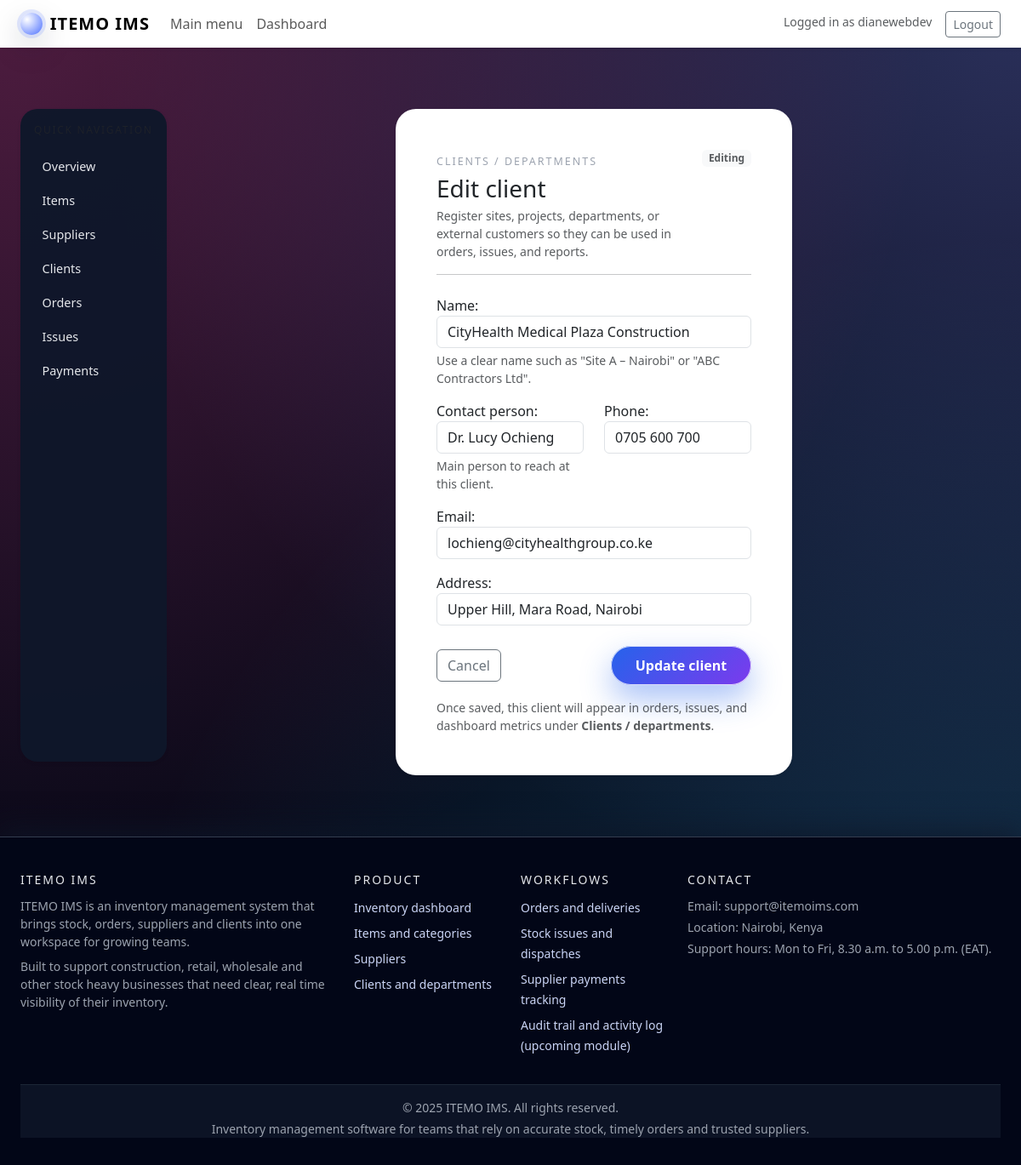
Page /store/clients/8/edit/ (signed in) on the committed database.
### store/models.py (models this page shows, shortened)
class Client(models.Model):
    name = models.CharField(max_length=255)
    contact_person = models.CharField(max_length=255, blank=True, null=True)
    phone = models.CharField(max_length=50, blank=True, null=True)
    email = models.EmailField(blank=True, null=True)
    address = models.CharField(max_length=255, blank=True, null=True)
    created_at = models.DateTimeField(auto_now_add=True, null=True, blank=True)
    class Meta:
        ordering = ["name"]

### store/views.py (the view)
# urls.py: path("clients/<int:pk>/edit/", views.client_update, name="client_update"),
@login_required
def client_update(request, pk):
    client = get_object_or_404(Client, pk=pk)
    if request.method == "POST":
        form = ClientForm(request.POST, instance=client)
        if form.is_valid():
            form.save()
            messages.success(request, "Client updated successfully.")
            return redirect("store:client_list")
    else:
        form = ClientForm(instance=client)
    return render(
        request,
        "store/client_form.html",
        {"form": form, "mode": "edit", "client": client},
    )

### templates/store/client_form.html (shortened to what this page needs)
{% extends "base.html" %}
{% block content %}
<div class="dashboard-shell">
    <div class="row justify-content-center">
        <div class="col-lg-7 col-xl-6">
            <div class="card shadow-sm border-0 auth-card">
                <div class="card-body p-4 p-lg-5">
                    <div class="d-flex justify-content-between align-items-start mb-3">
                        <div>
                            <span class="dashboard-kicker">Clients / departments</span>
                            <h3 class="mb-1">
                                {% if mode == "create" %}
                                    Add client
                                {% else %}
                                    Edit client
                                {% endif %}
                            </h3>
                            <p class="text-muted small mb-0">
                                Register sites, projects, departments, or external customers
                                so they can be used in orders, issues, and reports.
                            </p>
                        </div>
                        <span class="badge bg-light text-muted">
                            {% if mode == "create" %}New record{% else %}Editing{% endif %}
                        </span>
                    </div>
                    <hr class="mb-4">
                    <form method="post" novalidate>
                        <div class="mb-3">
                            {{ form.name.label_tag }}
                            {{ form.name }}
                            <div class="form-text">
                                Use a clear name such as "Site A – Nairobi" or "ABC Contractors Ltd".
                            </div>
                        </div>
                        <div class="row">
                            <div class="col-md-6">
                                <div class="mb-3">
                                    {{ form.contact_person.label_tag }}
                                    {{ form.contact_person }}
                                    <div class="form-text">
                                        Main person to reach at this client.
                                    </div>
                                </div>
                            </div>
                            <div class="col-md-6">
                                <div class="mb-3">
                                    {{ form.phone.label_tag }}
                                    {{ form.phone }}
                                </div>
                            </div>
                        </div>
                        <div class="mb-3">
                            {{ form.email.label_tag }}
                            {{ form.email }}
                        </div>
                        <div class="mb-4">
                            {{ form.address.label_tag }}
                            {{ form.address }}
                        </div>
                        <div class="d-flex justify-content-between align-items-center">
                            <a href="{% url 'store:client_list' %}" class="btn btn-outline-secondary">
                                Cancel
                            </a>
                            <button type="submit" class="btn btn-brand-primary">
                                {% if mode == "create" %}Save client{% else %}Update client{% endif %}
                            </button>
                        </div>
                    </form>
                    <p class="small text-muted mt-3 mb-0">
                        Once saved, this client will appear in orders, issues, and dashboard metrics
                        under <strong>Clients / departments</strong>.
                    </p>
                </div>
            </div>
        </div>
    </div>
</div>
{% endblock %}

### templates/base.html (shortened to what this page needs)
<!DOCTYPE html>
<html lang="en">
<head>
    {% load static %}
    <link rel="stylesheet" href="{% static 'style/css/bootstrap-5.3.8-dist/css/bootstrap.min.css' %}">
    <link rel="stylesheet" href="{% static 'style/css/main.css' %}">
</head>
<body>
<nav class="navbar navbar-expand-lg navbar-light bg-white shadow-sm sticky-top">
    <div class="container-fluid px-4">
        <a class="navbar-brand brand-text" href="{% url 'landing' %}">
            <span class="brand-logo-circle"></span>
            ITEMO IMS
        </a>
        <div class="collapse navbar-collapse" id="mainNavbar">
            <ul class="navbar-nav me-auto mb-2 mb-lg-0">
                {% if not user.is_authenticated %}
                    <li class="nav-item">
                        <a class="nav-link" href="{% url 'landing' %}">Home</a>
                    </li>
                    <li class="nav-item">
                        <a class="nav-link" href="{% url 'about' %}">About</a>
                    </li>
                    <li class="nav-item">
                        <a class="nav-link" href="{% url 'faq' %}">FAQ</a>
                    </li>
                    <li class="nav-item">
                        <a class="nav-link" href="{% url 'contact' %}">Contact</a>
                    </li>
                {% else %}
                    <li class="nav-item">
                        <a class="nav-link" href="{% url 'store:main_menu' %}">Main menu</a>
                    </li>
                    <li class="nav-item">
                        <a class="nav-link" href="{% url 'store:dashboard' %}">Dashboard</a>
                    </li>
                {% endif %}
            </ul>
            <ul class="navbar-nav ms-auto mb-2 mb-lg-0">
                {% if user.is_authenticated %}
                    <li class="nav-item">
                        <span class="navbar-text me-3 small text-muted">
                            Logged in as {{ user.username }}
                        </span>
                    </li>
                    <li class="nav-item">
                        <a class="btn btn-outline-secondary btn-sm" href="{% url 'users:logout' %}">
                            Logout
                        </a>
                    </li>
                {% endif %}
            </ul>
        </div>
    </div>
</nav>
<main class="page-wrapper">
    <div class="container-fluid px-4 py-4">
        <div class="row">
            {% block sidebar %}
                {% if user.is_authenticated %}
                    <aside class="col-12 col-md-3 col-lg-2 mb-3 sidebar">
                        <div class="card border-0 shadow-sm h-100">
                            <div class="card-body p-3">
                                <div class="sidebar-header mb-3">
                                    <div class="small text-muted">Quick navigation</div>
                                </div>
                                <nav class="nav flex-column sidebar-nav">
                                    <a class="sidebar-link{% if request.resolver_match.url_name == 'dashboard' %} active{% endif %}"
                                       href="{% url 'store:dashboard' %}">
                                        Overview
                                    </a>
                                    <a class="sidebar-link{% if request.resolver_match.url_name == 'item_list' %} active{% endif %}"
                                       href="{% url 'store:item_list' %}">
                                        Items
                                    </a>
                                    <a class="sidebar-link{% if request.resolver_match.url_name == 'supplier_list' %} active{% endif %}"
                                       href="{% url 'store:supplier_list' %}">
                                        Suppliers
                                    </a>
                                    <a class="sidebar-link{% if request.resolver_match.url_name == 'client_list' %} active{% endif %}"
                                       href="{% url 'store:client_list' %}">
                                        Clients
                                    </a>
                                    <a class="sidebar-link{% if request.resolver_match.url_name == 'order_list' %} active{% endif %}"
                                       href="{% url 'store:order_list' %}">
                                        Orders
                                    </a>
                                    <a class="sidebar-link{% if request.resolver_match.url_name == 'issue_list' %} active{% endif %}"
                                       href="{% url 'store:issue_list' %}">
                                        Issues
                                    </a>
                                    <a class="sidebar-link{% if request.resolver_match.url_name == 'payment_list' %} active{% endif %}"
                                       href="{% url 'store:payment_list' %}">
                                        Payments
                                    </a>
                                </nav>
                            </div>
                        </div>
                    </aside>
                {% endif %}
            {% endblock sidebar %}
            <section class="col-12 {% if user.is_authenticated %}col-md-9 col-lg-10{% else %}col-md-12 col-lg-12{% endif %}">
                {% block content %}{% endblock %}
            </section>
        </div>
    </div>
</main>
<footer class="site-footer mt-auto">
    <div class="container-fluid px-4">
        <div class="row gy-4">
            <div class="col-md-4">
                <h6 class="footer-heading">ITEMO IMS</h6>
                <p class="small text-footer-muted mb-2">
                    ITEMO IMS is an inventory management system that brings stock, orders,
                    suppliers and clients into one workspace for growing teams.
                </p>
                <p class="small text-footer-muted mb-0">
                    Built to support construction, retail, wholesale and other stock heavy
                    businesses that need clear, real time visibility of their inventory.
                </p>
            </div>
            <div class="col-6 col-md-2 col-lg-2">
                <h6 class="footer-heading">Product</h6>
                <ul class="footer-links">
                    <li>
                        <a href="{% url 'store:dashboard' %}" class="text-decoration-none">
                            <span>Inventory dashboard</span>
                        </a>
                    </li>
                    <li>
                        <a href="{% url 'store:item_list' %}" class="text-decoration-none">
                            <span>Items and categories</span>
                        </a>
                    </li>
                    <li>
                        <a href="{% url 'store:supplier_list' %}" class="text-decoration-none">
                            <span>Suppliers</span>
                        </a>
                    </li>
                    <li>
                        <a href="{% url 'store:client_list' %}" class="text-decoration-none">
                            <span>Clients and departments</span>
                        </a>
                    </li>
                </ul>
            </div>
            <div class="col-6 col-md-2 col-lg-2">
                <h6 class="footer-heading">Workflows</h6>
                <ul class="footer-links">
                    <li>
                        <a href="{% url 'store:order_list' %}" class="text-decoration-none">
                            <span>Orders and deliveries</span>
                        </a>
                    </li>
                    <li>
                        <a href="{% url 'store:issue_list' %}" class="text-decoration-none">
                            <span>Stock issues and dispatches</span>
                        </a>
                    </li>
                    <li>
                        <a href="{% url 'store:payment_list' %}" class="text-decoration-none">
                            <span>Supplier payments tracking</span>
                        </a>
                    </li>
                    <li>
                        <span>Audit trail and activity log (upcoming module)</span>
                    </li>
                </ul>
            </div>
            <div class="col-md-4 col-lg-4">
                <h6 class="footer-heading">Contact</h6>
                <p class="small text-footer-muted mb-1">
                    Email: support@itemoims.com
                </p>
                <p class="small text-footer-muted mb-1">
                    Location: Nairobi, Kenya
                </p>
                <p class="small text-footer-muted mb-0">
                    Support hours: Mon to Fri, 8.30 a.m. to 5.00 p.m. (EAT).
                </p>
            </div>
        </div>
        <div class="footer-bottom small text-footer-muted">
            <div>© 2025 ITEMO IMS. All rights reserved.</div>
            <div class="mt-1">
                Inventory management software for teams that rely on accurate stock, timely orders and trusted suppliers.
            </div>
        </div>
    </div>
</footer>
</body>
</html>

### rows in the picture
Client: name "CityHealth Medical Plaza Construction", contact_person "Dr. Lucy Ochieng", phone "0705 600 700", email "lochieng@cityhealthgroup.co.ke", address "Upper Hill, Mara Road, Nairobi"

### other values in the picture
{{ user.username }} "dianewebdev"
